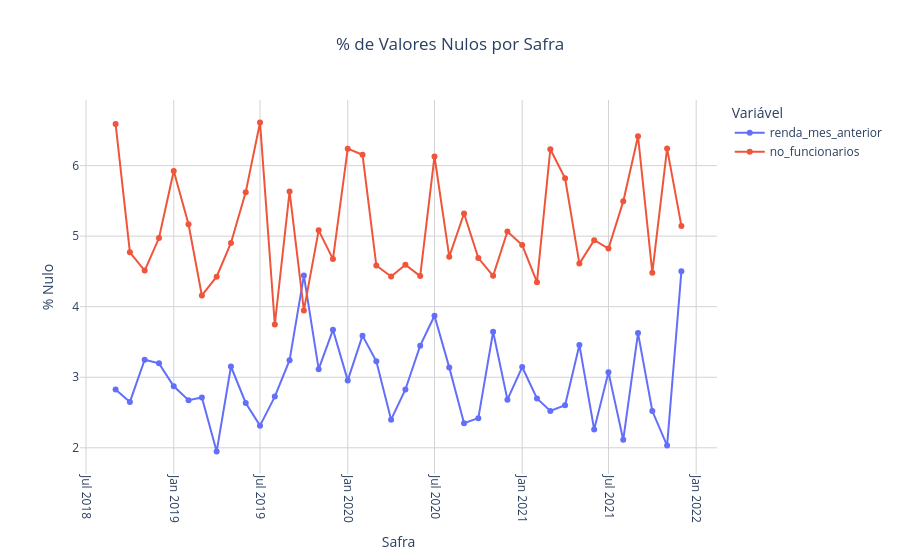

The cell this chart's notebook holds for it:
### Code cell
# Os nulos se concentram em alguma safra específica (ex: um mês com problema de coleta)?
nulos_por_safra = (
    df_base_info
    .groupby('safra_ref')[['renda_mes_anterior', 'no_funcionarios']]
    .apply(lambda x: x.isnull().mean()*100)
    )

# Transforma o DataFrame para o formato longo, adequado para plot
nulos_por_safra_long = nulos_por_safra.reset_index().melt(
    id_vars='safra_ref', var_name='variavel', value_name='pct_nulo'
)

fig = px.line(
    nulos_por_safra_long,
    x='safra_ref',
    y='pct_nulo',
    color='variavel',
    markers=True,
    title='% de Valores Nulos por Safra',
    labels={
        'safra_ref': 'Safra',
        'pct_nulo': '% Nulo',
        'variavel': 'Variável'
    }
)

fig.update_layout(
    title_x=0.5,
    plot_bgcolor='white',
    xaxis=dict(showgrid=True, gridcolor='lightgray', tickangle=90),
    yaxis=dict(showgrid=True, gridcolor='lightgray')
)

fig.show()

### Figure 1 — Plotly figure (JSON) as saved in the notebook; plotly's stock layout.template omitted (floating-point values rounded to 4 significant figures)
{"data": [{"hovertemplate": "Variável=renda_mes_anterior<br>Safra=%{x}<br>% Nulo=%{y}<extra></extra>", "legendgroup": "renda_mes_anterior", "line": {"color": "#636efa", "dash": "solid"}, "marker": {"symbol": "circle"}, "mode": "lines+markers", "name": "renda_mes_anterior", "orientation": "v", "showlegend": true, "type": "scatter", "x": ["2018-09", "2018-10", "2018-11", "2018-12", "2019-01", "2019-02", "2019-03", "2019-04", "2019-05", "2019-06", "2019-07", "2019-08", "2019-09", "2019-10", "2019-11", "2019-12", "2020-01", "2020-02", "2020-03", "2020-04", "2020-05", "2020-06", "2020-07", "2020-08", "2020-09", "2020-10", "2020-11", "2020-12", "2021-01", "2021-02", "2021-03", "2021-04", "2021-05", "2021-06", "2021-07", "2021-08", "2021-09", "2021-10", "2021-11", "2021-12"], "xaxis": "x", "y": [2.825, 2.65, 3.249, 3.197, 2.873, 2.674, 2.712, 1.947, 3.152, 2.636, 2.314, 2.726, 3.242, 4.441, 3.115, 3.673, 2.956, 3.59, 3.226, 2.399, 2.827, 3.448, 3.871, 3.14, 2.347, 2.421, 3.645, 2.683, 3.145, 2.699, 2.522, 2.603, 3.458, 2.26, 3.07, 2.113, 3.626, 2.521, 2.032, 4.502], "yaxis": "y"}, {"hovertemplate": "Variável=no_funcionarios<br>Safra=%{x}<br>% Nulo=%{y}<extra></extra>", "legendgroup": "no_funcionarios", "line": {"color": "#EF553B", "dash": "solid"}, "marker": {"symbol": "circle"}, "mode": "lines+markers", "name": "no_funcionarios", "orientation": "v", "showlegend": true, "type": "scatter", "x": ["2018-09", "2018-10", "2018-11", "2018-12", "2019-01", "2019-02", "2019-03", "2019-04", "2019-05", "2019-06", "2019-07", "2019-08", "2019-09", "2019-10", "2019-11", "2019-12", "2020-01", "2020-02", "2020-03", "2020-04", "2020-05", "2020-06", "2020-07", "2020-08", "2020-09", "2020-10", "2020-11", "2020-12", "2021-01", "2021-02", "2021-03", "2021-04", "2021-05", "2021-06", "2021-07", "2021-08", "2021-09", "2021-10", "2021-11", "2021-12"], "xaxis": "x", "y": [6.591, 4.77, 4.513, 4.973, 5.925, 5.169, 4.159, 4.425, 4.904, 5.624, 6.612, 3.748, 5.631, 3.947, 5.082, 4.674, 6.24, 6.154, 4.584, 4.428, 4.594, 4.433, 6.129, 4.71, 5.321, 4.69, 4.437, 5.067, 4.874, 4.348, 6.231, 5.819, 4.611, 4.944, 4.825, 5.493, 6.416, 4.482, 6.241, 5.145], "yaxis": "y"}], "layout": {"legend": {"title": {"text": "Variável"}, "tracegroupgap": 0}, "plot_bgcolor": "white", "title": {"text": "% de Valores Nulos por Safra", "x": 0.5}, "xaxis": {"anchor": "y", "domain": [0, 1], "gridcolor": "lightgray", "showgrid": true, "tickangle": 90, "title": {"text": "Safra"}}, "yaxis": {"anchor": "x", "domain": [0, 1], "gridcolor": "lightgray", "showgrid": true, "title": {"text": "% Nulo"}}}}
